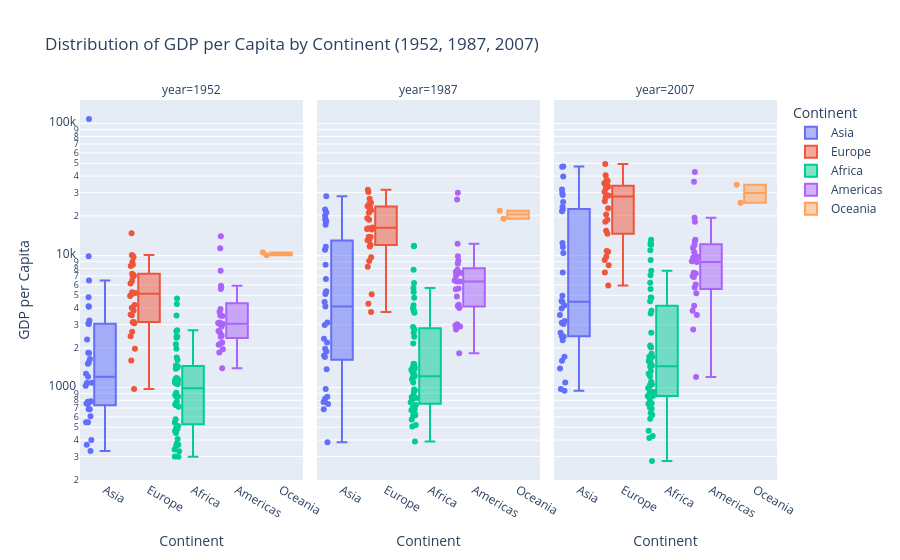

Notebook code for this chart:
### Code cell
# Boxplot for GDP per Capita
fig_gdp = px.box(
    filtered_data,
    x="continent",
    y="gdpPercap",
    color="continent",
    hover_name="country",
    facet_col="year",
    points="all",
    log_y=True,  # use logarithmic scale for GDP to reduce skewness
    title="Distribution of GDP per Capita by Continent (1952, 1987, 2007)",
    labels={"gdpPercap": "GDP per Capita", "continent": "Continent"}
)

fig_gdp.show()

### Figure 1 — Plotly figure (JSON) as saved in the notebook; plotly's stock layout.template omitted (floating-point values rounded to 4 significant figures)
{"data": [{"alignmentgroup": "True", "boxpoints": "all", "hovertemplate": "<b>%{hovertext}</b><br><br>Continent=%{x}<br>year=1952<br>GDP per Capita=%{y}<extra></extra>", "hovertext": ["Afghanistan", "Bahrain", "Bangladesh", "Cambodia", "China", "Hong Kong, China", "India", "Indonesia", "Iran", "Iraq", "Israel", "Japan", "Jordan", "Korea, Dem. Rep.", "Korea, Rep.", "Kuwait", "Lebanon", "Malaysia", "Mongolia", "Myanmar", "Nepal", "Oman", "Pakistan", "Philippines", "Saudi Arabia", "Singapore", "Sri Lanka", "Syria", "Taiwan", "Thailand", "Vietnam", "West Bank and Gaza", "Yemen, Rep."], "legendgroup": "Asia", "marker": {"color": "#636efa"}, "name": "Asia", "notched": false, "offsetgroup": "Asia", "orientation": "v", "showlegend": true, "type": "box", "x": ["Asia", "Asia", "Asia", "Asia", "Asia", "Asia", "Asia", "Asia", "Asia", "Asia", "Asia", "Asia", "Asia", "Asia", "Asia", "Asia", "Asia", "Asia", "Asia", "Asia", "Asia", "Asia", "Asia", "Asia", "Asia", "Asia", "Asia", "Asia", "Asia", "Asia", "Asia", "Asia", "Asia"], "x0": " ", "xaxis": "x", "y": [779.4, 9867.0, 684.2, 368.5, 400.4, 3054.0, 546.6, 749.7, 3035.0, 4130.0, 4087.0, 3217.0, 1547.0, 1088.0, 1031.0, 108400.0, 4835.0, 1831.0, 786.6, 331.0, 545.9, 1828.0, 684.6, 1273.0, 6460.0, 2315.0, 1084.0, 1643.0, 1207.0, 757.8, 605.1, 1516.0, 781.7], "y0": " ", "yaxis": "y"}, {"alignmentgroup": "True", "boxpoints": "all", "hovertemplate": "<b>%{hovertext}</b><br><br>Continent=%{x}<br>year=1987<br>GDP per Capita=%{y}<extra></extra>", "hovertext": ["Afghanistan", "Bahrain", "Bangladesh", "Cambodia", "China", "Hong Kong, China", "India", "Indonesia", "Iran", "Iraq", "Israel", "Japan", "Jordan", "Korea, Dem. Rep.", "Korea, Rep.", "Kuwait", "Lebanon", "Malaysia", "Mongolia", "Myanmar", "Nepal", "Oman", "Pakistan", "Philippines", "Saudi Arabia", "Singapore", "Sri Lanka", "Syria", "Taiwan", "Thailand", "Vietnam", "West Bank and Gaza", "Yemen, Rep."], "legendgroup": "Asia", "marker": {"color": "#636efa"}, "name": "Asia", "notched": false, "offsetgroup": "Asia", "orientation": "v", "showlegend": false, "type": "box", "x": ["Asia", "Asia", "Asia", "Asia", "Asia", "Asia", "Asia", "Asia", "Asia", "Asia", "Asia", "Asia", "Asia", "Asia", "Asia", "Asia", "Asia", "Asia", "Asia", "Asia", "Asia", "Asia", "Asia", "Asia", "Asia", "Asia", "Asia", "Asia", "Asia", "Asia", "Asia", "Asia", "Asia"], "x0": " ", "xaxis": "x2", "y": [852.4, 18520.0, 752.0, 683.9, 1379.0, 20040.0, 976.5, 1748.0, 6643.0, 11640.0, 17120.0, 22380.0, 4449.0, 4106.0, 8533.0, 28120.0, 5377.0, 5250.0, 2338.0, 385.0, 775.6, 18120.0, 1705.0, 2190.0, 21200.0, 18860.0, 1877.0, 3117.0, 11050.0, 2983.0, 820.8, 5107.0, 1972.0], "y0": " ", "yaxis": "y2"}, {"alignmentgroup": "True", "boxpoints": "all", "hovertemplate": "<b>%{hovertext}</b><br><br>Continent=%{x}<br>year=2007<br>GDP per Capita=%{y}<extra></extra>", "hovertext": ["Afghanistan", "Bahrain", "Bangladesh", "Cambodia", "China", "Hong Kong, China", "India", "Indonesia", "Iran", "Iraq", "Israel", "Japan", "Jordan", "Korea, Dem. Rep.", "Korea, Rep.", "Kuwait", "Lebanon", "Malaysia", "Mongolia", "Myanmar", "Nepal", "Oman", "Pakistan", "Philippines", "Saudi Arabia", "Singapore", "Sri Lanka", "Syria", "Taiwan", "Thailand", "Vietnam", "West Bank and Gaza", "Yemen, Rep."], "legendgroup": "Asia", "marker": {"color": "#636efa"}, "name": "Asia", "notched": false, "offsetgroup": "Asia", "orientation": "v", "showlegend": false, "type": "box", "x": ["Asia", "Asia", "Asia", "Asia", "Asia", "Asia", "Asia", "Asia", "Asia", "Asia", "Asia", "Asia", "Asia", "Asia", "Asia", "Asia", "Asia", "Asia", "Asia", "Asia", "Asia", "Asia", "Asia", "Asia", "Asia", "Asia", "Asia", "Asia", "Asia", "Asia", "Asia", "Asia", "Asia"], "x0": " ", "xaxis": "x3", "y": [974.6, 29800.0, 1391.0, 1714.0, 4959.0, 39720.0, 2452.0, 3541.0, 11610.0, 4471.0, 25520.0, 31660.0, 4519.0, 1593.0, 23350.0, 47310.0, 10460.0, 12450.0, 3096.0, 944.0, 1091.0, 22320.0, 2606.0, 3190.0, 21650.0, 47140.0, 3970.0, 4185.0, 28720.0, 7458.0, 2442.0, 3025.0, 2281.0], "y0": " ", "yaxis": "y3"}, {"alignmentgroup": "True", "boxpoints": "all", "hovertemplate": "<b>%{hovertext}</b><br><br>Continent=%{x}<br>year=1952<br>GDP per Capita=%{y}<extra></extra>", "hovertext": ["Albania", "Austria", "Belgium", "Bosnia and Herzegovina", "Bulgaria", "Croatia", "Czech Republic", "Denmark", "Finland", "France", "Germany", "Greece", "Hungary", "Iceland", "Ireland", "Italy", "Montenegro", "Netherlands", "Norway", "Poland", "Portugal", "Romania", "Serbia", "Slovak Republic", "Slovenia", "Spain", "Sweden", "Switzerland", "Turkey", "United Kingdom"], "legendgroup": "Europe", "marker": {"color": "#EF553B"}, "name": "Europe", "notched": false, "offsetgroup": "Europe", "orientation": "v", "showlegend": true, "type": "box", "x": ["Europe", "Europe", "Europe", "Europe", "Europe", "Europe", "Europe", "Europe", "Europe", "Europe", "Europe", "Europe", "Europe", "Europe", "Europe", "Europe", "Europe", "Europe", "Europe", "Europe", "Europe", "Europe", "Europe", "Europe", "Europe", "Europe", "Europe", "Europe", "Europe", "Europe"], "x0": " ", "xaxis": "x", "y": [1601.0, 6137.0, 8343.0, 973.5, 2444.0, 3119.0, 6876.0, 9692.0, 6425.0, 7030.0, 7144.0, 3531.0, 5264.0, 7268.0, 5210.0, 4931.0, 2648.0, 8942.0, 10100.0, 4029.0, 3068.0, 3145.0, 3581.0, 5075.0, 4215.0, 3834.0, 8528.0, 14730.0, 1969.0, 9980.0], "y0": " ", "yaxis": "y"}, {"alignmentgroup": "True", "boxpoints": "all", "hovertemplate": "<b>%{hovertext}</b><br><br>Continent=%{x}<br>year=1987<br>GDP per Capita=%{y}<extra></extra>", "hovertext": ["Albania", "Austria", "Belgium", "Bosnia and Herzegovina", "Bulgaria", "Croatia", "Czech Republic", "Denmark", "Finland", "France", "Germany", "Greece", "Hungary", "Iceland", "Ireland", "Italy", "Montenegro", "Netherlands", "Norway", "Poland", "Portugal", "Romania", "Serbia", "Slovak Republic", "Slovenia", "Spain", "Sweden", "Switzerland", "Turkey", "United Kingdom"], "legendgroup": "Europe", "marker": {"color": "#EF553B"}, "name": "Europe", "notched": false, "offsetgroup": "Europe", "orientation": "v", "showlegend": false, "type": "box", "x": ["Europe", "Europe", "Europe", "Europe", "Europe", "Europe", "Europe", "Europe", "Europe", "Europe", "Europe", "Europe", "Europe", "Europe", "Europe", "Europe", "Europe", "Europe", "Europe", "Europe", "Europe", "Europe", "Europe", "Europe", "Europe", "Europe", "Europe", "Europe", "Europe", "Europe"], "x0": " ", "xaxis": "x2", "y": [3739.0, 23690.0, 22530.0, 4314.0, 8240.0, 13820.0, 16310.0, 25120.0, 21140.0, 22070.0, 24640.0, 16120.0, 12990.0, 26920.0, 13870.0, 19210.0, 11730.0, 23650.0, 31540.0, 9082.0, 13040.0, 9696.0, 15870.0, 12040.0, 18680.0, 15760.0, 23590.0, 30280.0, 5089.0, 21660.0], "y0": " ", "yaxis": "y2"}, {"alignmentgroup": "True", "boxpoints": "all", "hovertemplate": "<b>%{hovertext}</b><br><br>Continent=%{x}<br>year=2007<br>GDP per Capita=%{y}<extra></extra>", "hovertext": ["Albania", "Austria", "Belgium", "Bosnia and Herzegovina", "Bulgaria", "Croatia", "Czech Republic", "Denmark", "Finland", "France", "Germany", "Greece", "Hungary", "Iceland", "Ireland", "Italy", "Montenegro", "Netherlands", "Norway", "Poland", "Portugal", "Romania", "Serbia", "Slovak Republic", "Slovenia", "Spain", "Sweden", "Switzerland", "Turkey", "United Kingdom"], "legendgroup": "Europe", "marker": {"color": "#EF553B"}, "name": "Europe", "notched": false, "offsetgroup": "Europe", "orientation": "v", "showlegend": false, "type": "box", "x": ["Europe", "Europe", "Europe", "Europe", "Europe", "Europe", "Europe", "Europe", "Europe", "Europe", "Europe", "Europe", "Europe", "Europe", "Europe", "Europe", "Europe", "Europe", "Europe", "Europe", "Europe", "Europe", "Europe", "Europe", "Europe", "Europe", "Europe", "Europe", "Europe", "Europe"], "x0": " ", "xaxis": "x3", "y": [5937.0, 36130.0, 33690.0, 7446.0, 10680.0, 14620.0, 22830.0, 35280.0, 33210.0, 30470.0, 32170.0, 27540.0, 18010.0, 36180.0, 40680.0, 28570.0, 9254.0, 36800.0, 49360.0, 15390.0, 20510.0, 10810.0, 9787.0, 18680.0, 25770.0, 28820.0, 33860.0, 37510.0, 8458.0, 33200.0], "y0": " ", "yaxis": "y3"}, {"alignmentgroup": "True", "boxpoints": "all", "hovertemplate": "<b>%{hovertext}</b><br><br>Continent=%{x}<br>year=1952<br>GDP per Capita=%{y}<extra></extra>", "hovertext": ["Algeria", "Angola", "Benin", "Botswana", "Burkina Faso", "Burundi", "Cameroon", "Central African Republic", "Chad", "Comoros", "Congo, Dem. Rep.", "Congo, Rep.", "Cote d'Ivoire", "Djibouti", "Egypt", "Equatorial Guinea", "Eritrea", "Ethiopia", "Gabon", "Gambia", "Ghana", "Guinea", "Guinea-Bissau", "Kenya", "Lesotho", "Liberia", "Libya", "Madagascar", "Malawi", "Mali", "Mauritania", "Mauritius", "Morocco", "Mozambique", "Namibia", "Niger", "Nigeria", "Reunion", "Rwanda", "Sao Tome and Principe", "Senegal", "Sierra Leone", "Somalia", "South Africa", "Sudan", "Swaziland", "Tanzania", "Togo", "Tunisia", "Uganda", "Zambia", "Zimbabwe"], "legendgroup": "Africa", "marker": {"color": "#00cc96"}, "name": "Africa", "notched": false, "offsetgroup": "Africa", "orientation": "v", "showlegend": true, "type": "box", "x": ["Africa", "Africa", "Africa", "Africa", "Africa", "Africa", "Africa", "Africa", "Africa", "Africa", "Africa", "Africa", "Africa", "Africa", "Africa", "Africa", "Africa", "Africa", "Africa", "Africa", "Africa", "Africa", "Africa", "Africa", "Africa", "Africa", "Africa", "Africa", "Africa", "Africa", "Africa", "Africa", "Africa", "Africa", "Africa", "Africa", "Africa", "Africa", "Africa", "Africa", "Africa", "Africa", "Africa", "Africa", "Africa", "Africa", "Africa", "Africa", "Africa", "Africa", "Africa", "Africa"], "x0": " ", "xaxis": "x", "y": [2449.0, 3521.0, 1063.0, 851.2, 543.3, 339.3, 1173.0, 1071.0, 1179.0, 1103.0, 780.5, 2126.0, 1389.0, 2670.0, 1419.0, 375.6, 328.9, 362.1, 4293.0, 485.2, 911.3, 510.2, 299.9, 853.5, 298.8, 575.6, 2388.0, 1443.0, 369.2, 452.3, 743.1, 1968.0, 1688.0, 468.5, 2424.0, 761.9, 1077.0, 2719.0, 493.3, 879.6, 1450.0, 879.8, 1136.0, 4725.0, 1616.0, 1148.0, 716.7, 859.8, 1468.0, 734.8, 1147.0, 406.9], "y0": " ", "yaxis": "y"}, {"alignmentgroup": "True", "boxpoints": "all", "hovertemplate": "<b>%{hovertext}</b><br><br>Continent=%{x}<br>year=1987<br>GDP per Capita=%{y}<extra></extra>", "hovertext": ["Algeria", "Angola", "Benin", "Botswana", "Burkina Faso", "Burundi", "Cameroon", "Central African Republic", "Chad", "Comoros", "Congo, Dem. Rep.", "Congo, Rep.", "Cote d'Ivoire", "Djibouti", "Egypt", "Equatorial Guinea", "Eritrea", "Ethiopia", "Gabon", "Gambia", "Ghana", "Guinea", "Guinea-Bissau", "Kenya", "Lesotho", "Liberia", "Libya", "Madagascar", "Malawi", "Mali", "Mauritania", "Mauritius", "Morocco", "Mozambique", "Namibia", "Niger", "Nigeria", "Reunion", "Rwanda", "Sao Tome and Principe", "Senegal", "Sierra Leone", "Somalia", "South Africa", "Sudan", "Swaziland", "Tanzania", "Togo", "Tunisia", "Uganda", "Zambia", "Zimbabwe"], "legendgroup": "Africa", "marker": {"color": "#00cc96"}, "name": "Africa", "notched": false, "offsetgroup": "Africa", "orientation": "v", "showlegend": false, "type": "box", "x": ["Africa", "Africa", "Africa", "Africa", "Africa", "Africa", "Africa", "Africa", "Africa", "Africa", "Africa", "Africa", "Africa", "Africa", "Africa", "Africa", "Africa", "Africa", "Africa", "Africa", "Africa", "Africa", "Africa", "Africa", "Africa", "Africa", "Africa", "Africa", "Africa", "Africa", "Africa", "Africa", "Africa", "Africa", "Africa", "Africa", "Africa", "Africa", "Africa", "Africa", "Africa", "Africa", "Africa", "Africa", "Africa", "Africa", "Africa", "Africa", "Africa", "Africa", "Africa", "Africa"], "x0": " ", "xaxis": "x2", "y": [5681.0, 2430.0, 1226.0, 6206.0, 912.1, 621.8, 2603.0, 844.9, 952.4, 1316.0, 672.8, 4201.0, 2157.0, 2880.0, 3885.0, 966.9, 521.1, 573.7, 11860.0, 611.7, 847.0, 805.6, 736.4, 1362.0, 774.0, 506.1, 11770.0, 1155.0, 635.5, 684.2, 1422.0, 4784.0, 2755.0, 389.9, 3694.0, 668.3, 1385.0, 5303.0, 848.0, 1517.0, 1442.0, 1294.0, 1093.0, 7826.0, 1508.0, 3985.0, 831.8, 1202.0, 3810.0, 617.7, 1213.0, 706.2], "y0": " ", "yaxis": "y2"}, {"alignmentgroup": "True", "boxpoints": "all", "hovertemplate": "<b>%{hovertext}</b><br><br>Continent=%{x}<br>year=2007<br>GDP per Capita=%{y}<extra></extra>", "hovertext": ["Algeria", "Angola", "Benin", "Botswana", "Burkina Faso", "Burundi", "Cameroon", "Central African Republic", "Chad", "Comoros", "Congo, Dem. Rep.", "Congo, Rep.", "Cote d'Ivoire", "Djibouti", "Egypt", "Equatorial Guinea", "Eritrea", "Ethiopia", "Gabon", "Gambia", "Ghana", "Guinea", "Guinea-Bissau", "Kenya", "Lesotho", "Liberia", "Libya", "Madagascar", "Malawi", "Mali", "Mauritania", "Mauritius", "Morocco", "Mozambique", "Namibia", "Niger", "Nigeria", "Reunion", "Rwanda", "Sao Tome and Principe", "Senegal", "Sierra Leone", "Somalia", "South Africa", "Sudan", "Swaziland", "Tanzania", "Togo", "Tunisia", "Uganda", "Zambia", "Zimbabwe"], "legendgroup": "Africa", "marker": {"color": "#00cc96"}, "name": "Africa", "notched": false, "offsetgroup": "Africa", "orientation": "v", "showlegend": false, "type": "box", "x": ["Africa", "Africa", "Africa", "Africa", "Africa", "Africa", "Africa", "Africa", "Africa", "Africa", "Africa", "Africa", "Africa", "Africa", "Africa", "Africa", "Africa", "Africa", "Africa", "Africa", "Africa", "Africa", "Africa", "Africa", "Africa", "Africa", "Africa", "Africa", "Africa", "Africa", "Africa", "Africa", "Africa", "Africa", "Africa", "Africa", "Africa", "Africa", "Africa", "Africa", "Africa", "Africa", "Africa", "Africa", "Africa", "Africa", "Africa", "Africa", "Africa", "Africa", "Africa", "Africa"], "x0": " ", "xaxis": "x3", "y": [6223.0, 4797.0, 1441.0, 12570.0, 1217.0, 430.1, 2042.0, 706.0, 1704.0, 986.1, 277.6, 3633.0, 1545.0, 2082.0, 5581.0, 12150.0, 641.4, 690.8, 13210.0, 752.7, 1328.0, 942.7, 579.2, 1463.0, 1569.0, 414.5, 12060.0, 1045.0, 759.3, 1043.0, 1803.0, 10960.0, 3820.0, 823.7, 4811.0, 619.7, 2014.0, 7670.0, 863.1, 1598.0, 1712.0, 862.5, 926.1, 9270.0, 2602.0, 4513.0, 1107.0, 883.0, 7093.0, 1056.0, 1271.0, 469.7], "y0": " ", "yaxis": "y3"}, {"alignmentgroup": "True", "boxpoints": "all", "hovertemplate": "<b>%{hovertext}</b><br><br>Continent=%{x}<br>year=1952<br>GDP per Capita=%{y}<extra></extra>", "hovertext": ["Argentina", "Bolivia", "Brazil", "Canada", "Chile", "Colombia", "Costa Rica", "Cuba", "Dominican Republic", "Ecuador", "El Salvador", "Guatemala", "Haiti", "Honduras", "Jamaica", "Mexico", "Nicaragua", "Panama", "Paraguay", "Peru", "Puerto Rico", "Trinidad and Tobago", "United States", "Uruguay", "Venezuela"], "legendgroup": "Americas", "marker": {"color": "#ab63fa"}, "name": "Americas", "notched": false, "offsetgroup": "Americas", "orientation": "v", "showlegend": true, "type": "box", "x": ["Americas", "Americas", "Americas", "Americas", "Americas", "Americas", "Americas", "Americas", "Americas", "Americas", "Americas", "Americas", "Americas", "Americas", "Americas", "Americas", "Americas", "Americas", "Americas", "Americas", "Americas", "Americas", "Americas", "Americas", "Americas"], "x0": " ", "xaxis": "x", "y": [5911.0, 2677.0, 2109.0, 11370.0, 3940.0, 2144.0, 2627.0, 5587.0, 1398.0, 3522.0, 3048.0, 2428.0, 1840.0, 2195.0, 2899.0, 3478.0, 3112.0, 2480.0, 1952.0, 3759.0, 3082.0, 3023.0, 13990.0, 5717.0, 7690.0], "y0": " ", "yaxis": "y"}, {"alignmentgroup": "True", "boxpoints": "all", "hovertemplate": "<b>%{hovertext}</b><br><br>Continent=%{x}<br>year=1987<br>GDP per Capita=%{y}<extra></extra>", "hovertext": ["Argentina", "Bolivia", "Brazil", "Canada", "Chile", "Colombia", "Costa Rica", "Cuba", "Dominican Republic", "Ecuador", "El Salvador", "Guatemala", "Haiti", "Honduras", "Jamaica", "Mexico", "Nicaragua", "Panama", "Paraguay", "Peru", "Puerto Rico", "Trinidad and Tobago", "United States", "Uruguay", "Venezuela"], "legendgroup": "Americas", "marker": {"color": "#ab63fa"}, "name": "Americas", "notched": false, "offsetgroup": "Americas", "orientation": "v", "showlegend": false, "type": "box", "x": ["Americas", "Americas", "Americas", "Americas", "Americas", "Americas", "Americas", "Americas", "Americas", "Americas", "Americas", "Americas", "Americas", "Americas", "Americas", "Americas", "Americas", "Americas", "Americas", "Americas", "Americas", "Americas", "Americas", "Americas", "Americas"], "x0": " ", "xaxis": "x2", "y": [9140.0, 2754.0, 7807.0, 26630.0, 5547.0, 4903.0, 5630.0, 7533.0, 2900.0, 6482.0, 4140.0, 4246.0, 1823.0, 3023.0, 6351.0, 8688.0, 2956.0, 7035.0, 3999.0, 6361.0, 12280.0, 7389.0, 29880.0, 7452.0, 9884.0], "y0": " ", "yaxis": "y2"}, {"alignmentgroup": "True", "boxpoints": "all", "hovertemplate": "<b>%{hovertext}</b><br><br>Continent=%{x}<br>year=2007<br>GDP per Capita=%{y}<extra></extra>", "hovertext": ["Argentina", "Bolivia", "Brazil", "Canada", "Chile", "Colombia", "Costa Rica", "Cuba", "Dominican Republic", "Ecuador", "El Salvador", "Guatemala", "Haiti", "Honduras", "Jamaica", "Mexico", "Nicaragua", "Panama", "Paraguay", "Peru", "Puerto Rico", "Trinidad and Tobago", "United States", "Uruguay", "Venezuela"], "legendgroup": "Americas", "marker": {"color": "#ab63fa"}, "name": "Americas", "notched": false, "offsetgroup": "Americas", "orientation": "v", "showlegend": false, "type": "box", "x": ["Americas", "Americas", "Americas", "Americas", "Americas", "Americas", "Americas", "Americas", "Americas", "Americas", "Americas", "Americas", "Americas", "Americas", "Americas", "Americas", "Americas", "Americas", "Americas", "Americas", "Americas", "Americas", "Americas", "Americas", "Americas"], "x0": " ", "xaxis": "x3", "y": [12780.0, 3822.0, 9066.0, 36320.0, 13170.0, 7007.0, 9645.0, 8948.0, 6025.0, 6873.0, 5728.0, 5186.0, 1202.0, 3548.0, 7321.0, 11980.0, 2749.0, 9809.0, 4173.0, 7409.0, 19330.0, 18010.0, 42950.0, 10610.0, 11420.0], "y0": " ", "yaxis": "y3"}, {"alignmentgroup": "True", "boxpoints": "all", "hovertemplate": "<b>%{hovertext}</b><br><br>Continent=%{x}<br>year=1952<br>GDP per Capita=%{y}<extra></extra>", "hovertext": ["Australia", "New Zealand"], "legendgroup": "Oceania", "marker": {"color": "#FFA15A"}, "name": "Oceania", "notched": false, "offsetgroup": "Oceania", "orientation": "v", "showlegend": true, "type": "box", "x": ["Oceania", "Oceania"], "x0": " ", "xaxis": "x", "y": [10040.0, 10560.0], "y0": " ", "yaxis": "y"}, {"alignmentgroup": "True", "boxpoints": "all", "hovertemplate": "<b>%{hovertext}</b><br><br>Continent=%{x}<br>year=1987<br>GDP per Capita=%{y}<extra></extra>", "hovertext": ["Australia", "New Zealand"], "legendgroup": "Oceania", "marker": {"color": "#FFA15A"}, "name": "Oceania", "notched": false, "offsetgroup": "Oceania", "orientation": "v", "showlegend": false, "type": "box", "x": ["Oceania", "Oceania"], "x0": " ", "xaxis": "x2", "y": [21890.0, 19010.0], "y0": " ", "yaxis": "y2"}, {"alignmentgroup": "True", "boxpoints": "all", "hovertemplate": "<b>%{hovertext}</b><br><br>Continent=%{x}<br>year=2007<br>GDP per Capita=%{y}<extra></extra>", "hovertext": ["Australia", "New Zealand"], "legendgroup": "Oceania", "marker": {"color": "#FFA15A"}, "name": "Oceania", "notched": false, "offsetgroup": "Oceania", "orientation": "v", "showlegend": false, "type": "box", "x": ["Oceania", "Oceania"], "x0": " ", "xaxis": "x3", "y": [34440.0, 25190.0], "y0": " ", "yaxis": "y3"}], "layout": {"annotations": [{"font": {}, "showarrow": false, "text": "year=1952", "x": 0.16, "xanchor": "center", "xref": "paper", "y": 1, "yanchor": "bottom", "yref": "paper"}, {"font": {}, "showarrow": false, "text": "year=1987", "x": 0.5, "xanchor": "center", "xref": "paper", "y": 1, "yanchor": "bottom", "yref": "paper"}, {"font": {}, "showarrow": false, "text": "year=2007", "x": 0.84, "xanchor": "center", "xref": "paper", "y": 1, "yanchor": "bottom", "yref": "paper"}], "boxmode": "overlay", "legend": {"title": {"text": "Continent"}, "tracegroupgap": 0}, "title": {"text": "Distribution of GDP per Capita by Continent (1952, 1987, 2007)"}, "xaxis": {"anchor": "y", "categoryarray": ["Asia", "Europe", "Africa", "Americas", "Oceania"], "categoryorder": "array", "domain": [0, 0.32], "title": {"text": "Continent"}}, "xaxis2": {"anchor": "y2", "categoryarray": ["Asia", "Europe", "Africa", "Americas", "Oceania"], "categoryorder": "array", "domain": [0.34, 0.66], "matches": "x", "title": {"text": "Continent"}}, "xaxis3": {"anchor": "y3", "categoryarray": ["Asia", "Europe", "Africa", "Americas", "Oceania"], "categoryorder": "array", "domain": [0.68, 1.0], "matches": "x", "title": {"text": "Continent"}}, "yaxis": {"anchor": "x", "domain": [0, 1], "title": {"text": "GDP per Capita"}, "type": "log"}, "yaxis2": {"anchor": "x2", "domain": [0, 1], "matches": "y", "showticklabels": false, "type": "log"}, "yaxis3": {"anchor": "x3", "domain": [0, 1], "matches": "y", "showticklabels": false, "type": "log"}}}
